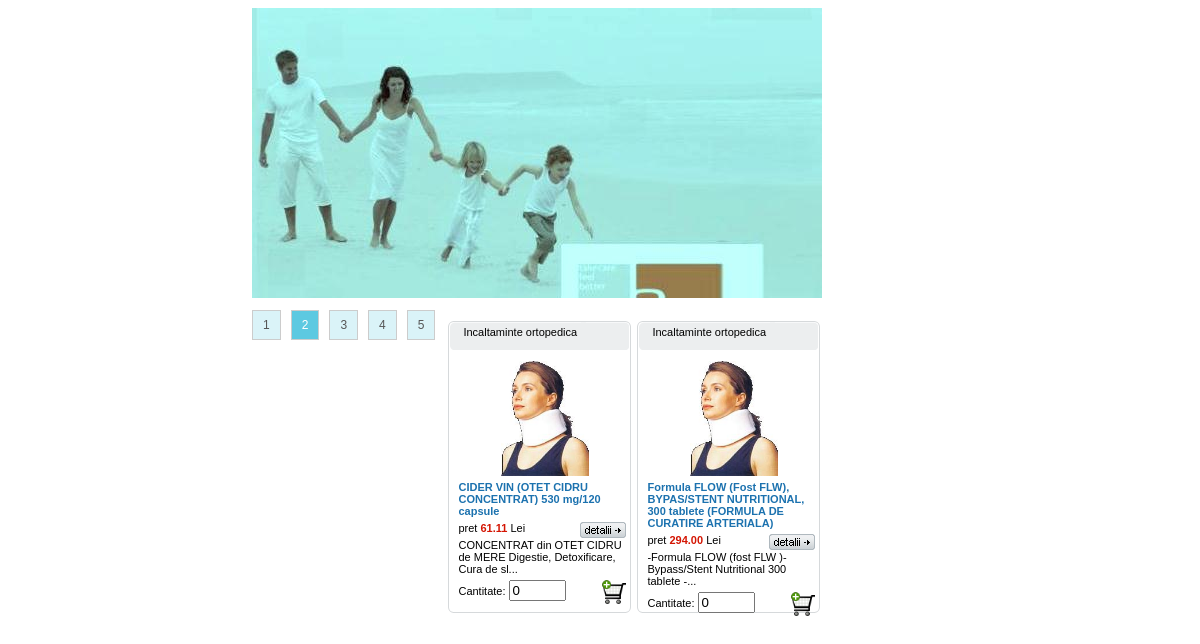
The app's page /ro/acasa.php with its own data.
### tables this page shows
CREATE TABLE IF NOT EXISTS `produse` (
  `id` int(10) NOT NULL auto_increment,
  `nume` varchar(255) NOT NULL,
  `cod` varchar(50) NOT NULL,
  `descriere` longtext,
  `pret` decimal(10,2) NOT NULL default '0.00',
  `id_categorie` int(10) NOT NULL,
  `id_subcategorie` int(10) NOT NULL,
  `id_producator` int(10) NOT NULL,
  `reducere` int(3) NOT NULL default '0',
  `prima_pagina` enum('da','nu') NOT NULL default 'nu',
  `super_oferta` enum('da','nu') NOT NULL default 'nu',
  PRIMARY KEY  (`id`),
  KEY `id_subcategorie` (`id_subcategorie`),
  KEY `cod` (`cod`)
);

CREATE TABLE IF NOT EXISTS `categorii` (
  `id` int(10) NOT NULL auto_increment,
  `denumire` varchar(255) NOT NULL,
  PRIMARY KEY  (`id`)
);

### ro/acasa.php (the view, shortened to what this page needs)
<!DOCTYPE html PUBLIC "-//W3C//DTD XHTML 1.0 Transitional//EN" "http://www.w3.org/TR/xhtml1/DTD/xhtml1-transitional.dtd">
<html lang="ro">
<head>
	<LINK HREF="../css/default.css" REL="stylesheet" TYPE="text/css" />
    <link href="../css/easyslider.css" rel="stylesheet" type="text/css" />
</head>
<body>
<?
    $sql_produse = "SELECT a.id, a.nume, a.descriere, a.pret, a.reducere, b.denumire FROM produse a LEFT JOIN categorii b ON b.id = a.id_categorie WHERE prima_pagina like 'da'";
    $q_produse = mysql_query($sql_produse) or die("Eroare preluare produse!");
    $tabel = "
    <div id='container'>
        <div id='content_slider'>
            <div id='slider'>
                <ul>
                    <li><a href=''><img src='../images/slider/01.jpg' alt='Css Template Preview' /></a></li>
                    <li><a href=''><img src='../images/slider/02.jpg' alt='Css Template Preview' /></a></li>
                    <li><a href=''><img src='../images/slider/03.jpg' alt='Css Template Preview' /></a></li>
                    <li><a href=''><img src='../images/slider/04.jpg' alt='Css Template Preview' /></a></li>
                    <li><a href=''><img src='../images/slider/05.jpg' alt='Css Template Preview' /></a></li>
                </ul>
            </div>
        </div>
    </div>
    <div class='.clearfix'></div>
    <div id='produse'>";
    while ($rs_produse = mysql_fetch_array($q_produse))
    {
        $image = "<img src='../images/produse/no_foto.jpg' class='img_caseta_prod' alt='' />";
        if ( $rs_produse[4] > 0 )
        {
            $pret = "<font style='text-decoration: line-through;'>".$rs_produse[3]."</font>&nbsp;&nbsp;".$rs_produse[3]*((100-$rs_produse[4])/100);
            $pret_ron = $rs_produse[3]*((100-$rs_produse[4])/100);
        }
        else
        {
            $pret = $rs_produse[3];
            $pret_ron = $rs_produse[3];
        }
        $tabel .= "
             <div class='caseta_prod'>
				<div class='categorie_prod_top'>$rs_produse[5]</div>
                <div style='text-align:center;' title='".$rs_produse[1]."' onmouseover=\"this.style.cursor='pointer';\" onclick=\"top.document.getElementById('main_frame').src='ro/produse.php?mod=1&id_produs=".$rs_produse[0]."';\">".$image."</div>
                <div class='nume_prod'>".$rs_produse[1]."</div>
                <div class='pret_div'>pret <span class='pret'>".$pret."</span> Lei <input type='button' onmouseover=\"this.style.cursor='pointer';\" title='Detalii despre produs' class='detalii_prod' onclick=\"top.document.getElementById('main_frame').src='ro/produse.php?mod=1&id_produs=".$rs_produse[0]."';\" /></div>
                <div class='descript_prod'>".substr(trim($rs_produse[2]),0,70)."...</div>
                <div class='prod_in_cos'>Cantitate: <input type='text' class='input' id='cant_".$rs_produse[0]."' id='cant_".$rs_produse[0]."' value='0' size=4 /> <input type='button' title='Adauga in cos' class='add_to_cart' onmouseover=\"this.style.cursor='pointer';\" onclick=\"if (document.getElementById('cant_".$rs_produse[0]."').value>0) {top.document.getElementById('cos_frame').src='cos.php?adauga_prod=1&cant_prod='+document.getElementById('cant_".$rs_produse[0]."').value+'&pret_prod=".$pret_ron."&id_prod=".$rs_produse[0]."';} else {alert('Nu ati completat cantitatea dorita ! ')};\" /></div>
             </div>
            ";
    }
    $tabel .= "
        </div>
    ";
    echo $tabel;
?>
</body>
</html>

### css/default.css (style rules this page uses)
* { font-family: arial; }
html, body { text-align: auto; font-size: 12px; height: 100%; }
#produse { width: 632px; font-size: 11px; float: left; margin-top: 8px; }
.caseta_prod { float: left; width: 183px; height: 292px; background: url(../img/caseta_produs.png) no-repeat transparent; margin: 3px; }
.caseta_prod div { margin-bottom: 5px; }
.detalii_prod { width: 46px; height: 16px; outline: none; overflow: none; border: 0; background: url(../img/detalii.png) no-repeat transparent; float: right; margin-right: 15px; }
.add_to_cart { width: 24px; height: 24px; outline: none; overflow: none; border: 0; background: url(../img/add_in_cos.png) no-repeat center transparent; float: right; margin-right: 15px; }
.categorie_prod_top { width: 100%; height: 25px; padding: 5px; vertical-align: top; text-align: left; }
.pret_div { width:100%; text-align: left; }
.prod_in_cos { width:100%; text-align: left; }
.caseta_prod div { margin-left: 10px; text-align: left; }
.img_caseta_prod { border: 0; height: 115px; }
.nume_prod { color: #1c72af; font-weight: bold; }
.pret { color: #d41503; font-weight: bold; }

### css/easyslider.css (style rules this page uses)
img { border:none; }
#container { margin:0 auto; position:relative; text-align:left; width:696px; height: 241px !important; background:#fff; margin-bottom:2em; line-height:180%; }
#content_slider { position:relative; height: 241px !important; }
#slider { height: 241px; }
#slider ul, #slider li, #slider2 ul, #slider2 li { margin:0; padding:0; list-style:none; min-height: 241px; height: 290px !important; }
#slider li, #slider2 li { width:696px; overflow:hidden; }

### records on screen
produse: categorii.denumire "Incaltaminte ortopedica", nume "CIDER VIN (OTET CIDRU CONCENTRAT) 530 mg/120 capsule", pret "61.11", descriere "CONCENTRAT din OTET CIDRU de MERE Digestie, Detoxificare, Cura de sl"
produse: categorii.denumire "Incaltaminte ortopedica", nume "Formula FLOW (Fost FLW), BYPAS/STENT NUTRITIONAL, 300 tablete (FORMULA DE CURATIRE ARTERIALA)", pret "294.00", descriere "-Formula FLOW (fost FLW )-Bypass/Stent Nutritional 300 tablete -"
